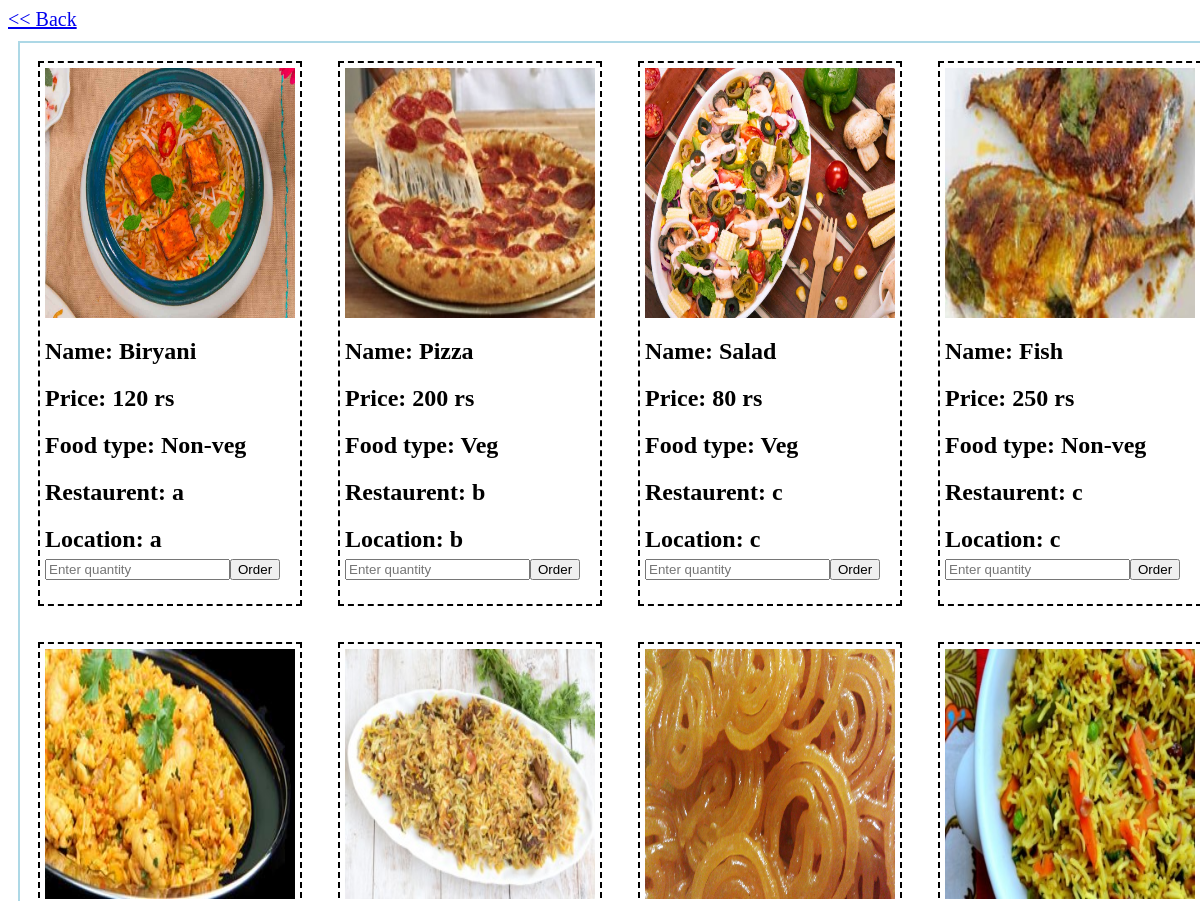
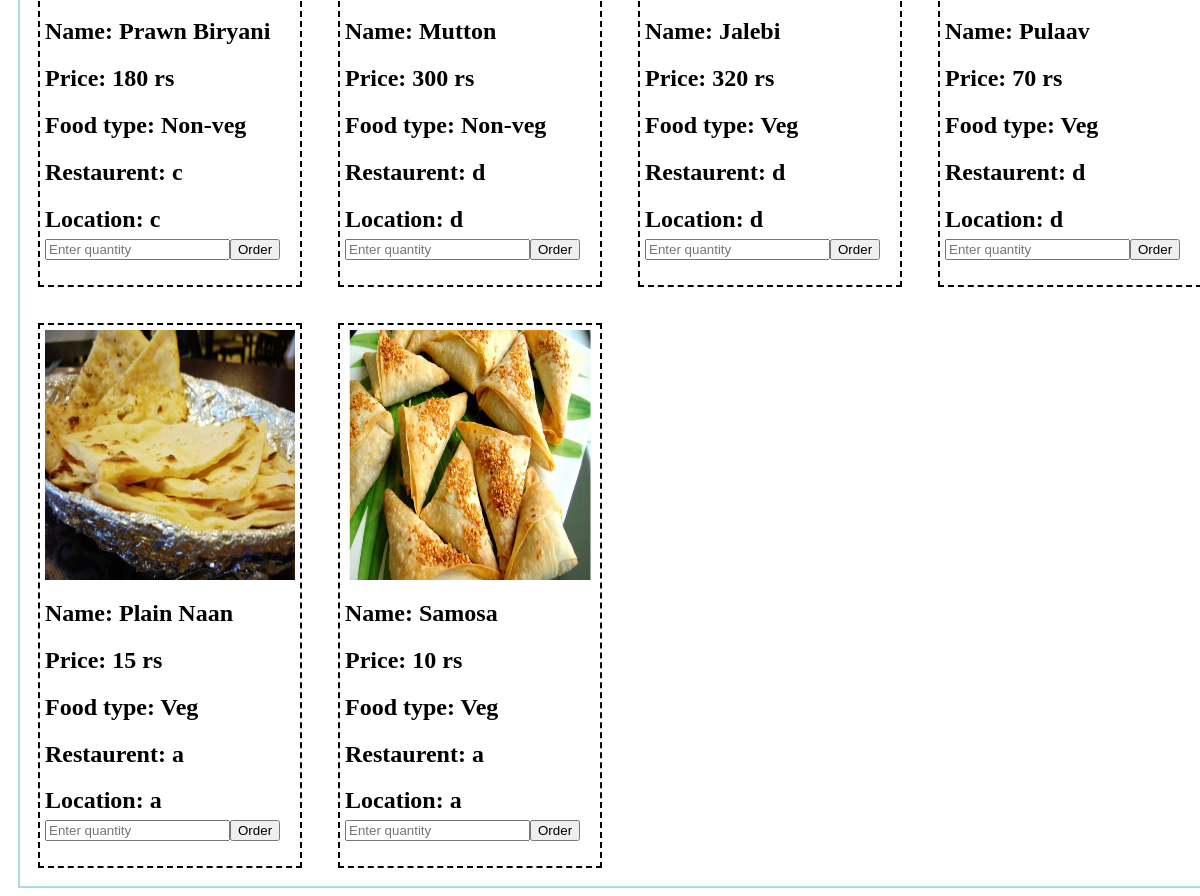
Page /menu.php on the committed database (2 pictures, top to bottom).
### tables this page shows
CREATE TABLE `food` (
  `id` int(5) NOT NULL,
  `name` varchar(50) NOT NULL,
  `price` int(5) NOT NULL,
  `res_id` int(5) NOT NULL,
  `pref` tinyint(1) NOT NULL,
  `image` varchar(100) DEFAULT NULL
);

CREATE TABLE `restaurents` (
  `id` int(5) NOT NULL,
  `name` varchar(50) NOT NULL,
  `email` varchar(50) NOT NULL,
  `password` varchar(64) NOT NULL,
  `location` varchar(100) NOT NULL
);

### menu.php (the view, shortened to what this page needs)
<!DOCTYPE html>
<html lang="en">
<head>
</head>
<body>
<?php if(isset($_SESSION['user']) &&  $_SESSION['user']== 'cus')
        echo "<a style='font-size:20 px;', href='cus_home.php'><< Back</a>";
      else if(isset($_SESSION['user']) &&  $_SESSION['user']== 'res')
        echo "<a style='font-size:20px;', href='res_home.php'><< Back</a>";
      else
      echo "<a style='font-size:20px;', href='index.php'><< Back</a>";
?>
<div class="menu">
    <?php
    include("config.php");
    if(isset($_SESSION['user']) &&  $_SESSION['user']== 'cus'){
        $pref = $conn->query("SELECT pref FROM customers WHERE id =".$_SESSION['id'])->fetch_assoc();
        $sql = "SELECT * FROM food ORDER BY pref=".$pref['pref']." DESC";}
    else
        $sql = "SELECT * FROM food";
    $result = $conn->query($sql);
    if ($result->num_rows > 0)
    {
        while($row = $result->fetch_assoc())
        {
            $res = $conn->query("SELECT * FROM restaurents WHERE id =".$row['res_id'])->fetch_assoc();
            $pref = $row['pref']?"Non-veg":"Veg";
            echo "<div class='food'>";
            echo "<img width = '250' height = '250' style='vertical-align:top;' src=".$row['image'].">
                 <h2>Name: " . $row["name"]. "<h2><h2>Price: " . $row["price"]." rs</h2> <h2>Food type: ".$pref."<h2>".
                 "<h2>Restaurent: " . $res["name"]. "<h2><h2>Location: " . $res["location"]." ".
                 "<form action='menu.php' method='POST' >".
                 "<input type='number'  step = '1' id='price' name = 'quantity' placeholder='Enter quantity' >".
                 "<input type='hidden' name = 'id' value ='".$row['id']."' >".
                 "<button type='submit' id='button' name='submit'>Order</button></form>";
            echo "</div>";
        }
    }
    else
        echo "NO FOOD";
    ?>
  </div>
</body>
</html>

### menu.php (style rules this page uses)
body { background-image: url('images/background.jpg'); background-size: cover; }
.menu { width: 75em; height: fit-content; border: solid lightblue 2px; margin: 10px; display: flex; flex-wrap: wrap; }
.food { width: fit-content; height: fit-content; padding: 5px ; margin: 18px; display: block; border: dashed 2px; }

### rows in the picture
food: image (picture), name "Biryani", price "120", pref "Non-veg", restaurents.name "a", restaurents.location "a"
food: image (picture), name "Pizza", price "200", pref "Veg", restaurents.name "b", restaurents.location "b"
food: image (picture), name "Salad", price "80", pref "Veg", restaurents.name "c", restaurents.location "c"
food: image (picture), name "Fish", price "250", pref "Non-veg", restaurents.name "c", restaurents.location "c"
food: image (picture), name "Prawn Biryani", price "180", pref "Non-veg", restaurents.name "c", restaurents.location "c"
food: image (picture), name "Mutton", price "300", pref "Non-veg", restaurents.name "d", restaurents.location "d"
food: image (picture), name "Jalebi", price "320", pref "Veg", restaurents.name "d", restaurents.location "d"
food: image (picture), name "Pulaav", price "70", pref "Veg", restaurents.name "d", restaurents.location "d"
food: image (picture), name "Plain Naan", price "15", pref "Veg", restaurents.name "a", restaurents.location "a"
food: image (picture), name "Samosa", price "10", pref "Veg", restaurents.name "a", restaurents.location "a"
